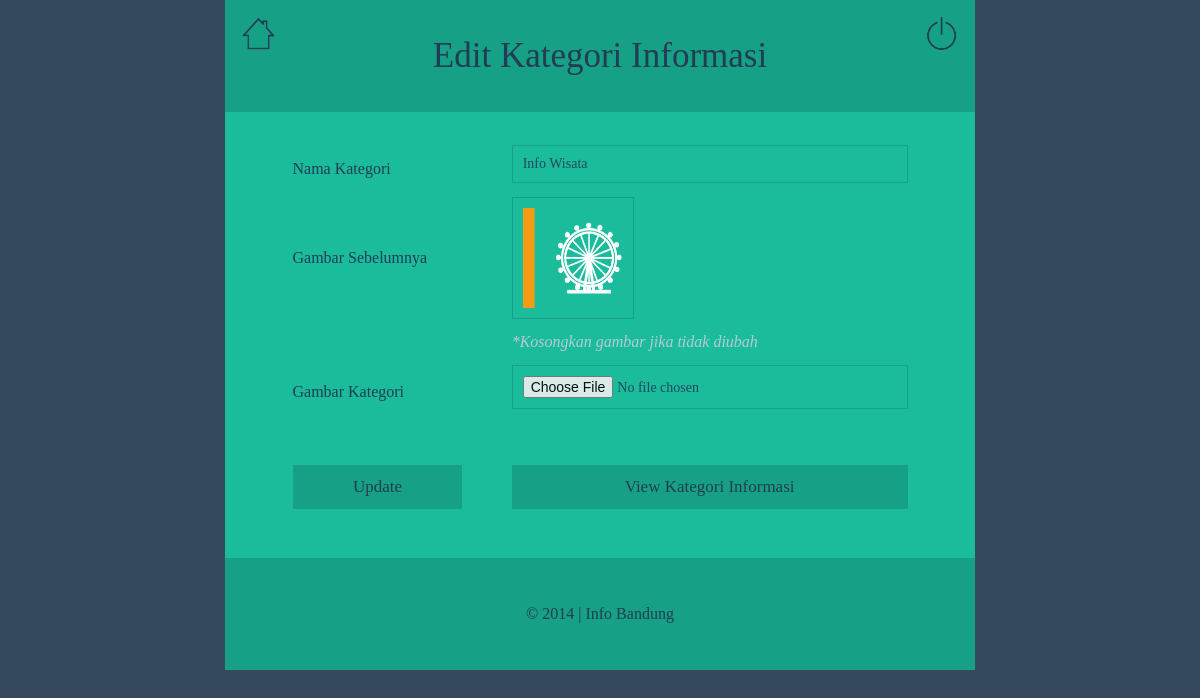
The page /info-bandung-admin/edit-kategori/edit.php?id_kategori=1 on the database its author committed.
### tables this page shows
CREATE TABLE IF NOT EXISTS `t_kategori` (
  `id_kategori` int(20) NOT NULL AUTO_INCREMENT,
  `kategori` varchar(50) NOT NULL,
  `gambar` varchar(100) NOT NULL,
  PRIMARY KEY (`id_kategori`)
);

### info-bandung-admin/edit-kategori/edit.php (the view, shortened to what this page needs)
<html>
<head>
	<link rel="stylesheet" href="../css/style.css" />
</head>
<body>
	<?php
	$id_kategori=$_GET['id_kategori'];
	$row=mysql_fetch_array(mysql_query("select * from t_kategori where id_kategori='$id_kategori'"));
	$kategori=$row['kategori'];
	$gambar=$row['gambar'];
	?>
	<div class="content">
		<header>
			<div class="judul">
				<div id="kanan">
					<a href= "../login/logout.php">
						<img src="../gambar/shutdown1.png" id="shutdown" title="Logout">
					</a>
				</div>
				<div id="kiri">
					<a href="../index.php">
						<img src="../gambar/home1.png" id="rumah" title="Home">
					</a>
				</div>
				<center>
					<h3>Edit Kategori Informasi</h3>
				</center>
			</div>
		</header>
		<div class="isi">
			<div class="box">
				<div id="formwrap">
					<form  id="submitform" action="update.php" enctype="multipart/form-data" method="post" name="postform">
						<center>
							<table>
								<tr>
									<td width="125">Nama Kategori</td>
									<td width="30">&nbsp;</td>
									<td width="292"><input type="text" class="formstyle" name="kategori" value="<?php echo $kategori; ?>" size="30"/></td>
								</tr>
								<tr>
									<td>Gambar Sebelumnya</td>
									<td>&nbsp;</td>
									<td>
										<img src="../../gambar/info_bandung/gambar_kategori/<?php echo $gambar;?>" id="gambar-sebelumnya" width="100" height="100">
									</td>
								</tr>
								<tr>
									<td></td>
									<td></td>
									<td><i><font color="#b6c9dc">*Kosongkan gambar jika tidak diubah </font></i></td>
								</tr>
								<tr>
									<td>Gambar Kategori</td>
									<td>&nbsp;</td>
									<td><input type="file" class="formstyle" name="gambar" size="30"/></td>
								</tr>
								<tr>
									<td colspan="3"><p></p></td>
								</tr>
								<tr>
									<td><input type="submit" class="formstyletwo" name="submit"  value="Update" onclick="return confirm('Apakah Anda yakin akan mengubah data?')"/></td>
									<td>&nbsp;</td>
									<td>
										<a href="view_data.php">
											<input type="button" class="formstyletwo"  value="View Kategori Informasi">
										</a>
									</td>
								</tr>
							</table>
						</center>
					</form>
				</div>
			</div>
		</div>
		<div class="footer">
			<center>
				<ul id ="footer-links">
					<li>
						<p>&copy 2014 | Info Bandung</p>
					</li>
				</ul>
			</center>
		</div>
	</div>
</body>
</html>

### info-bandung-admin/css/style.css (style rules this page uses)
html { background-color:#34495e; background-repeat:no-repeat; background-position:top; -webkit-background-size: cover; -moz-background-size: cover; -o-background-size: cover; background-size: cover; font-family:Corbert; font-weight:lighter; color:#233c55; }
body { margin:0; }
a { text-decoration:none; color:#233c55; }
h3 { font-size:35px; text-align:center; font-weight:lighter; color:#233c55; margin-bottom:35px; margin-top:35px; }
img#rumah { width:35px; height:35px; border-radius:0px; margin:5px; padding:8px; border:2px solid #16a085; background-color:none; float:left; }
img#shutdown { width:35px; height:35px; border-radius:0px; margin:5px; padding:8px; border:2px solid #16a085; background-color:none; float:right; }
ul#footer-links { list-style:none; margin:0px; padding:20px; }
ul#footer-links li { list-style:none; text-align:center; position:relative; padding:10px; }
.footer p { text-decoration:none; font-size:12pt; font-family:arial; color:#233c55; font-family:Corbert; }
.footer { background-color:#16a085; border:1px solid #16a085; }
.content { padding:0px; border:none; bottom: 0; right: 0; top: 0; left:0; margin-left: auto; margin-right: auto; left: 0; right: 0; width: 750px; height:auto; border:none; }
table { width:90%; border:none; }
tr { height:40px; }
.isi { margin:auto; padding:30px; border-radius: 0px; border:2px solid #233c55; background-color:#1abc9c; border:none; }
.judul { background-color:#16a085; border:1px solid #16a085; }
#formwrap { width:100%; margin:0px; padding:0px; border:none; }
.formstyle { border: 1.7px solid #16a085; color: #233c55; font-size:14px; font-family:Corbert; font-weight:lighter; width: 100%; background-color:#1abc9c; background-image:none; margin-bottom:10px; opacity:0.9; padding-bottom: 10px; padding-left: 10px; padding-right: 0; padding-top: 10px; -webkit-transition: all 0.4s ease-in-out; -moz-transition: all 0.4s ease-in-out; -o-transition: all 0.4s ease-in-out; -ms-transition: all 0.4s ease-in-out; transition: all 0.4s ease-in-out; border-radius:0px; }
.formstyletwo { color: #233c55; font-family:Corbert; font-size:17px; font-family:Corbert; font-weight:lighter; text-align:center; width:100%; background-color:#16a085; border:0px; padding:10px; border:2px solid #16a085; }
.box { width:100%; padding-bottom: 0px; padding-left: 0px; padding-right: 0px; padding-top: 0px; border:none; margin-bottom: 0px; margin-left: 0px; margin-right: 0px; margin-top: 0px; }
img#gambar-sebelumnya { border: 1.7px solid #16a085; padding:10px; }

### rows shown on the page
t_kategori: kategori "Info Wisata", gambar (picture)
